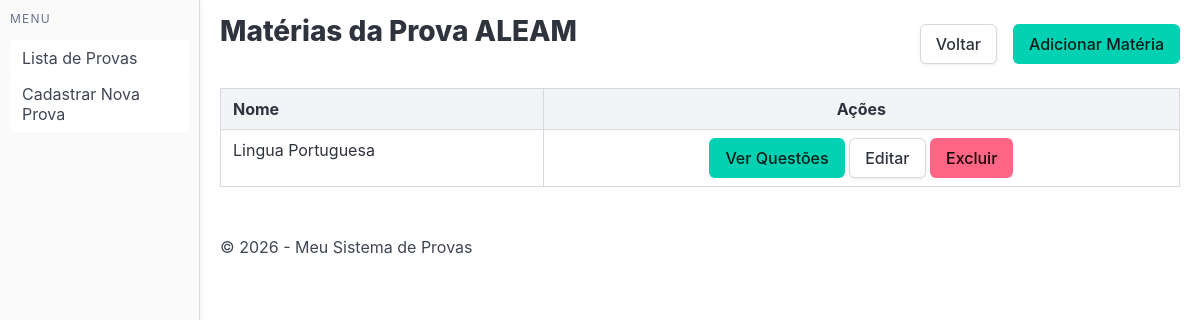
The page /provas/ver_materias/1 on the database as committed earlier.
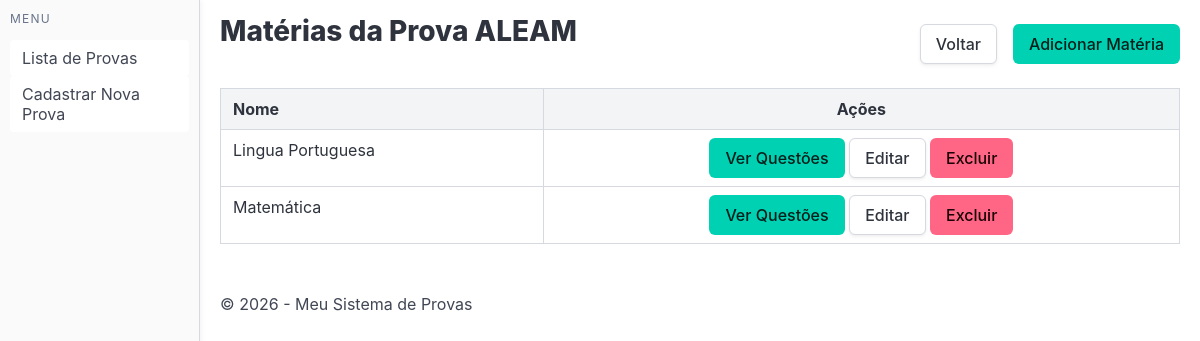
The same page on the database as committed later.
### core/models.py (models this page shows)
class Materia(models.Model):
    id = models.BigAutoField(primary_key=True)
    nome = models.CharField(max_length=100)
    prova_fk = models.ForeignKey(Prova, on_delete=models.CASCADE)
    class Meta:
        db_table = 'materia'

### core/views.py (the view)
# urls.py: path('provas/ver_materias/<int:provaId>', verMateria),
def verMateria(request, provaId):
    prova = Prova.objects.filter(id=provaId).first()
    materias = Materia.objects.filter(prova_fk=provaId).all()
    return render(request, 'core/ver_materia.html', {
        "prova": prova,
        "materias": materias
    })

### core/templates/core/ver_materia.html
{% extends "core/base.html" %}
{% block content %}
<div class="is-flex is-justify-content-space-between mb-4 is-align-items-center">
    <h2 class="title">Matérias da Prova  {{ prova.nome }} </h2>
    <div class="is-flex is-gap-2">
        <a class="button is-default" href="/provas/ver/{{ prova.id }}">Voltar</a>
        <a class="button is-primary" href="/provas/criar-materia/{{ prova.id }}">Adicionar Matéria</a>
    </div>
</div>
<table class="table is-bordered is-fullwidth">
    <thead>
        <tr>
            <th class="is-light">Nome</th>
            <th class="is-light has-text-centered">Ações</th>
        </tr>
    </thead>
    <tbody>
        {% for materia in materias %}
        <tr>
            <td> {{ materia.nome }} </td>
            <td class="has-text-centered">
                <a href="/provas/ver_questoes/{{ materia.id }}" class="button is-primary">Ver Questões</a>
                <a href="/provas/editar_materia/{{ materia.id }}" class="button is-default">Editar</a>
                <a href="/provas/excluir_materia/{{ materia.id }}" class="button is-danger">Excluir</a>
            </td>
        </tr>
        {% endfor %}
    </tbody>
</table>
{% endblock %}

Rows that differ between the two databases and show on the page:
added Materia: nome "Matemática"
